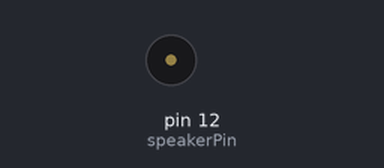
Recording of a sketch running on a simulated Arduino Uno, built with avr-gcc and run on an emulated ATmega328P. Parts: buzzer (waves = sounding). What the sketch prints to the serial monitor is not drawn.

Above: at 0.2 s.
At 7.8 s:
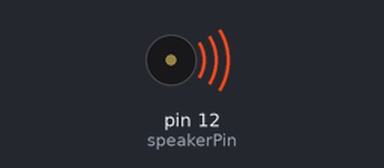
Timing chart, 0 to 8.3 s (numbered marks = the images above):
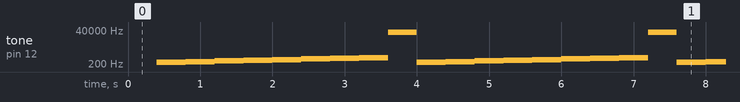

Measured:
- by itself, tone on pin 12 (speakerPin): repeats every 3.6 s: 292 Hz 0.40 s, 328 Hz 0.40 s, 348 Hz 0.40 s, 392 Hz 0.40 s, 440 Hz 0.40 s, 492 Hz 0.40 s, 520 Hz 0.40 s, 29283 Hz 0.40 s, 260 Hz 0.40 s

The sketch:

Oving_06_3.ino
```cpp
#include <TimerOne.h>

#define ARRAY_SIZE(x) ((sizeof(x))/(sizeof(x[0])))

#define C1 260
#define D 292
#define E 328
#define F 348
#define G 392
#define A 440
#define H 492
#define C2 520

const int speakerPin = 12;
const unsigned long timerMicroseconds = 400000;
const int timerMilliseconds = 400;

const int scale[] = {C1, D, E, F, G, A, H, C2};
const char scaleNoteName[] = {'C','D','E','F','G','A','H','C'};

int currentScaleIndex = -1;

int nextScaleIndex() {
  currentScaleIndex = currentScaleIndex >= ARRAY_SIZE(scale) ? 0 : (currentScaleIndex + 1);
  return currentScaleIndex;
}

void timer() {
  tone(speakerPin, scale[nextScaleIndex()],timerMilliseconds);
}

void setup() {
  Serial.begin(9600);
  Timer1.initialize(timerMicroseconds);
  Timer1.attachInterrupt(timer);

}

void loop() {
  Serial.print("Current tone: ");
  Serial.println(scaleNoteName[currentScaleIndex]);
  delay(timerMilliseconds);
}
```
